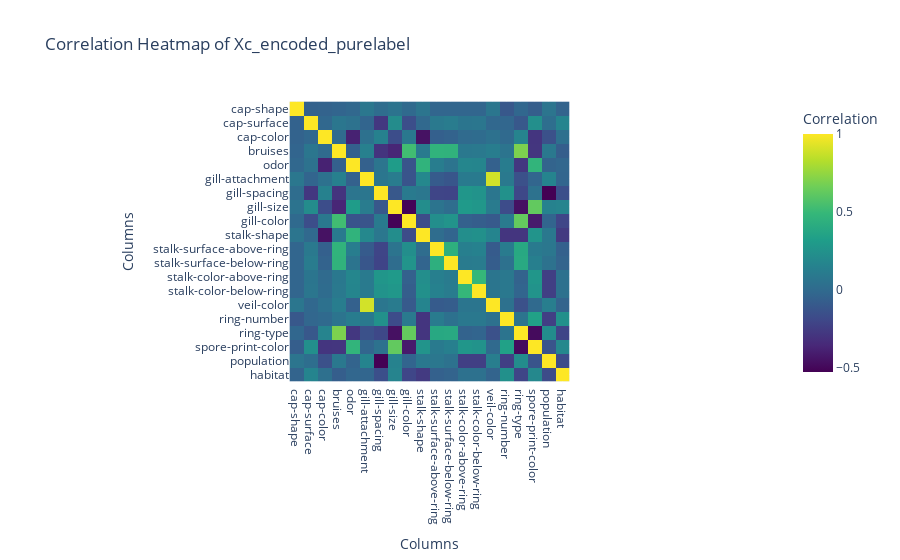

Here is the notebook cell this chart was saved with:
### Markdown cell above
## Heatmap

### Code cell
Xc_encoded_purelabel = Xc.reset_index(drop=True).copy()

_le = LabelEncoder()
for _col in features_info_df["feature"]:
    Xc_encoded_purelabel[_col] = _le.fit_transform(Xc_encoded_part1[_col])

Xc_encoded_purelabel_corr = Xc_encoded_purelabel.corr()

fig = px.imshow(Xc_encoded_purelabel_corr,
              labels=dict(x="Columns", y="Columns", color="Correlation"),
              color_continuous_scale="Viridis",
              title="Correlation Heatmap of Xc_encoded_purelabel")
fig.show()

### Figure 1 — Plotly figure (JSON) as saved in the notebook; plotly's stock layout.template omitted (floating-point values rounded to 4 significant figures; data arrays with more than 128 entries replaced by an {"elided": "..."} marker saying what was removed)
{"data": [{"coloraxis": "coloraxis", "hovertemplate": "Columns: %{x}<br>Columns: %{y}<br>Correlation: %{z}<extra></extra>", "name": "0", "type": "heatmap", "x": ["cap-shape", "cap-surface", "cap-color", "bruises", "odor", "gill-attachment", "gill-spacing", "gill-size", "gill-color", "stalk-shape", "stalk-surface-above-ring", "stalk-surface-below-ring", "stalk-color-above-ring", "stalk-color-below-ring", "veil-color", "ring-number", "ring-type", "spore-print-color", "population", "habitat"], "xaxis": "x", "y": ["cap-shape", "cap-surface", "cap-color", "bruises", "odor", "gill-attachment", "gill-spacing", "gill-size", "gill-color", "stalk-shape", "stalk-surface-above-ring", "stalk-surface-below-ring", "stalk-color-above-ring", "stalk-color-below-ring", "veil-color", "ring-number", "ring-type", "spore-print-color", "population", "habitat"], "yaxis": "y", "z": {"elided": "20x20 float values"}}], "layout": {"coloraxis": {"colorbar": {"title": {"text": "Correlation"}}, "colorscale": [[0, "#440154"], [0.1111, "#482878"], [0.2222, "#3e4989"], [0.3333, "#31688e"], [0.4444, "#26828e"], [0.5556, "#1f9e89"], [0.6667, "#35b779"], [0.7778, "#6ece58"], [0.8889, "#b5de2b"], [1, "#fde725"]]}, "title": {"text": "Correlation Heatmap of Xc_encoded_purelabel"}, "xaxis": {"anchor": "y", "constrain": "domain", "domain": [0, 1], "scaleanchor": "y", "title": {"text": "Columns"}}, "yaxis": {"anchor": "x", "autorange": "reversed", "constrain": "domain", "domain": [0, 1], "title": {"text": "Columns"}}}}
